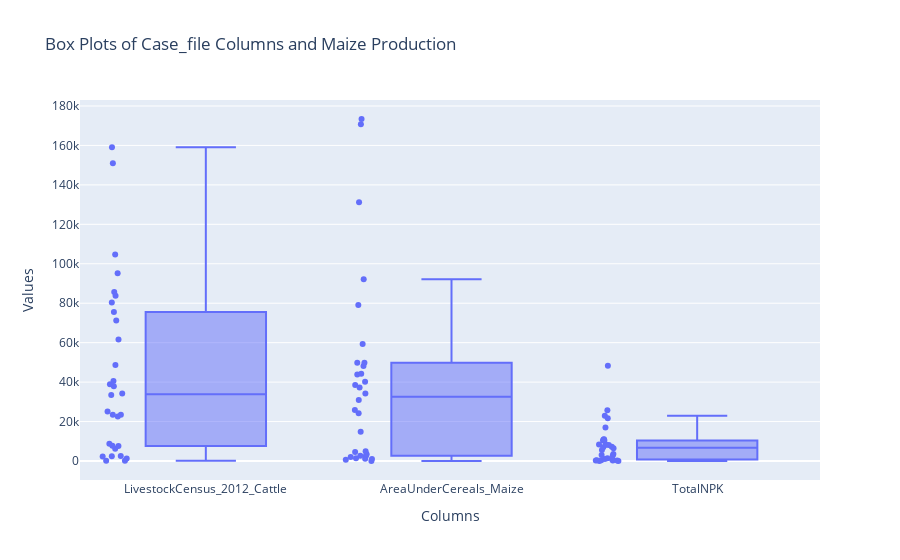

Notebook cell for this chart:
### Code cell
import plotly.express as px
import pandas as pd

# Melt the DataFrame to a long format for easier plotting
Case_file_melt = Case_file.melt(var_name='Columns', value_name='Values')

# Create box plots for each column
fig = px.box(Case_file_melt, x='Columns', y='Values', title='Box Plots of Case_file Columns and Maize Production',points = "all")

# Show the figure
fig.show()

### Figure 1 — Plotly figure (JSON) as saved in the notebook; plotly's stock layout.template omitted (floating-point values rounded to 4 significant figures)
{"data": [{"alignmentgroup": "True", "boxpoints": "all", "hovertemplate": "Columns=%{x}<br>Values=%{y}<extra></extra>", "legendgroup": "", "marker": {"color": "#636efa"}, "name": "", "notched": false, "offsetgroup": "", "orientation": "v", "showlegend": false, "type": "box", "x": ["LivestockCensus_2012_Cattle", "LivestockCensus_2012_Cattle", "LivestockCensus_2012_Cattle", "LivestockCensus_2012_Cattle", "LivestockCensus_2012_Cattle", "LivestockCensus_2012_Cattle", "LivestockCensus_2012_Cattle", "LivestockCensus_2012_Cattle", "LivestockCensus_2012_Cattle", "LivestockCensus_2012_Cattle", "LivestockCensus_2012_Cattle", "LivestockCensus_2012_Cattle", "LivestockCensus_2012_Cattle", "LivestockCensus_2012_Cattle", "LivestockCensus_2012_Cattle", "LivestockCensus_2012_Cattle", "LivestockCensus_2012_Cattle", "LivestockCensus_2012_Cattle", "LivestockCensus_2012_Cattle", "LivestockCensus_2012_Cattle", "LivestockCensus_2012_Cattle", "LivestockCensus_2012_Cattle", "LivestockCensus_2012_Cattle", "LivestockCensus_2012_Cattle", "LivestockCensus_2012_Cattle", "LivestockCensus_2012_Cattle", "LivestockCensus_2012_Cattle", "LivestockCensus_2012_Cattle", "LivestockCensus_2012_Cattle", "LivestockCensus_2012_Cattle", "AreaUnderCereals_Maize", "AreaUnderCereals_Maize", "AreaUnderCereals_Maize", "AreaUnderCereals_Maize", "AreaUnderCereals_Maize", "AreaUnderCereals_Maize", "AreaUnderCereals_Maize", "AreaUnderCereals_Maize", "AreaUnderCereals_Maize", "AreaUnderCereals_Maize", "AreaUnderCereals_Maize", "AreaUnderCereals_Maize", "AreaUnderCereals_Maize", "AreaUnderCereals_Maize", "AreaUnderCereals_Maize", "AreaUnderCereals_Maize", "AreaUnderCereals_Maize", "AreaUnderCereals_Maize", "AreaUnderCereals_Maize", "AreaUnderCereals_Maize", "AreaUnderCereals_Maize", "AreaUnderCereals_Maize", "AreaUnderCereals_Maize", "AreaUnderCereals_Maize", "AreaUnderCereals_Maize", "AreaUnderCereals_Maize", "AreaUnderCereals_Maize", "AreaUnderCereals_Maize", "AreaUnderCereals_Maize", "AreaUnderCereals_Maize", "TotalNPK", "TotalNPK", "TotalNPK", "TotalNPK", "TotalNPK", "TotalNPK", "TotalNPK", "TotalNPK", "TotalNPK", "TotalNPK", "TotalNPK", "TotalNPK", "TotalNPK", "TotalNPK", "TotalNPK", "TotalNPK", "TotalNPK", "TotalNPK", "TotalNPK", "TotalNPK", "TotalNPK", "TotalNPK", "TotalNPK", "TotalNPK", "TotalNPK", "TotalNPK", "TotalNPK", "TotalNPK", "TotalNPK", "TotalNPK"], "x0": " ", "xaxis": "x", "y": [2567.0, 25040.0, 7730.0, 83820.0, 85660.0, 2279.0, 71210.0, 104700.0, 37940.0, 40570.0, 94.5, 151000.0, 7600.0, 8774.0, 61550.0, 80400.0, 159000.0, 48620.0, 75580.0, 33420.0, 34260.0, 95150.0, 22560.0, 23450.0, 2372.0, 6222.0, 1253.0, 188.5, 38940.0, 23450.0, 1129.0, 14870.0, 1987.0, 92190.0, 173400.0, 640.0, 59380.0, 43830.0, 24210.0, 25830.0, 8.0, 79060.0, 3448.0, 4892.0, 37280.0, 38570.0, 131200.0, 40210.0, 44300.0, 30900.0, 34160.0, 170700.0, 4576.0, 49870.0, 1382.0, 2634.0, 961.0, 2600.0, 48210.0, 49870.0, 438.2, 3036.0, 222.2, 10900.0, 25700.0, 220.8, 8197.0, 10430.0, 2746.0, 8156.0, 2.305, 17040.0, 3519.0, 1449.0, 6945.0, 7290.0, 48290.0, 10420.0, 22940.0, 6448.0, 5591.0, 21730.0, 1026.0, 8404.0, 249.4, 710.1, 368.6, 61.55, 11000.0, 8404.0], "y0": " ", "yaxis": "y"}], "layout": {"boxmode": "group", "legend": {"tracegroupgap": 0}, "title": {"text": "Box Plots of Case_file Columns and Maize Production"}, "xaxis": {"anchor": "y", "domain": [0, 1], "title": {"text": "Columns"}}, "yaxis": {"anchor": "x", "domain": [0, 1], "title": {"text": "Values"}}}}
